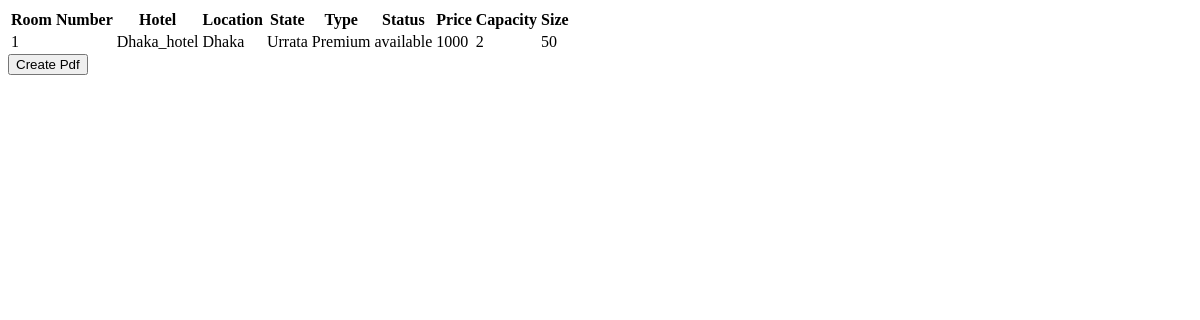
The page /staff_report (signed in) on the database as committed earlier.
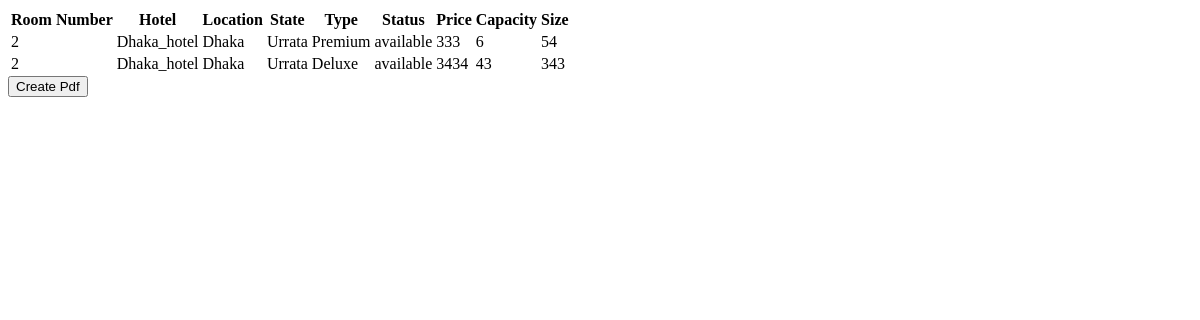
The same page on the database as committed later.
### main/models.py (models this page shows, shortened)
class Room(models.Model):
    ROOM_STATUS = (
    ("1", "available"),
    ("2", "not available"),
    )
    ROOM_TYPE = (
    ("1", "Premium"),
    ("2", "Deluxe"),
    ("3","Basic"),
    )
    id = models.AutoField(primary_key=True)
    room_type = models.CharField(max_length=50,choices = ROOM_TYPE)
    capacity = models.IntegerField()
    price = models.IntegerField()
    size = models.IntegerField()
    hotel = models.ForeignKey(Hotel, on_delete = models.CASCADE)
    status = models.CharField(choices =ROOM_STATUS,max_length = 15)
    roomnumber = models.IntegerField()
    photo=models.ImageField(upload_to='room/', null=True, blank=True)
    Services=models.CharField(max_length=30,null=True)

class Hotel(models.Model):
    id = models.AutoField(primary_key=True)
    name = models.CharField(max_length=30,null=True)
    owner = models.ForeignKey(CustomUser, blank=True, null=True, on_delete=models.CASCADE)
    location = models.CharField(max_length=50)
    state = models.CharField(max_length=50,null=True)
    country = models.CharField(max_length=50,null=True)
    photo=models.ImageField(upload_to='hotel/', null=True, blank=True)
    def __str__(self):
        return self.name

### main/views.py (the view)
# urls.py: path('staff_report', views.staff_report,name="staff_report"),
def staff_report(request):
    if  request.user.groups.exists():
        user = request.user
        hotell = Hotel.objects.filter(owner=user)
        totall_rooms = []
        for hotels in hotell:
            room = Room.objects.filter(hotel=hotels)
            totall_rooms += room
        total_rooms = len(totall_rooms)
        hotel = Hotel.objects.filter(owner=user)
        response = render(request,  'staff_report.html' ,{'name':hotel,'rooms':totall_rooms,'total_rooms':total_rooms})
        return HttpResponse(response,)

### templates/staff_report.html (shortened to what this page needs)
<table class="table table-striped">
    <thead>
      <th>Room Number</th>
      <th>Hotel</th>
      <th>Location</th>
      <th>State</th>
      <th>Type</th>
      <th>Status</th>
      <th>Price</th>
      <th>Capacity</th>
      <th>Size</th>
    </thead>
    {% if rooms %} {% for each_room in rooms %}
    <tr>
      <td>{{each_room.roomnumber}}</td>
      <td>{{each_room.hotel}}</td>
      <td>{{each_room.hotel.location}}</td>
      <td>{{each_room.hotel.state}}</td>
      <td>{{each_room.get_room_type_display}}</td>
      <td>{{each_room.get_status_display}}</td>
      <td>{{each_room.price}}</td>
      <td>{{each_room.capacity}}</td>
      <td>{{each_room.size}}</td>
    </tr>
    {% endfor %} {% endif %}
  </table>
  <form action="{% url 'create_pdf' %}" method="post">
    <input class="btn btn-primary" type="submit" value="Create Pdf">
    </form>

Rows that differ between the two databases and show on the page:
removed Room: roomnumber "1", hotel "Dhaka_hotel", hotel.location "Dhaka", hotel.state "Urrata", room_type "Premium", status "available", price "1000", capacity "2", size "50"
added Room: roomnumber "2", hotel "Dhaka_hotel", hotel.location "Dhaka", hotel.state "Urrata", room_type "Premium", status "available", price "333", capacity "6", size "54"
added Room: roomnumber "2", hotel "Dhaka_hotel", hotel.location "Dhaka", hotel.state "Urrata", room_type "Deluxe", status "available", price "3434", capacity "43", size "343"
